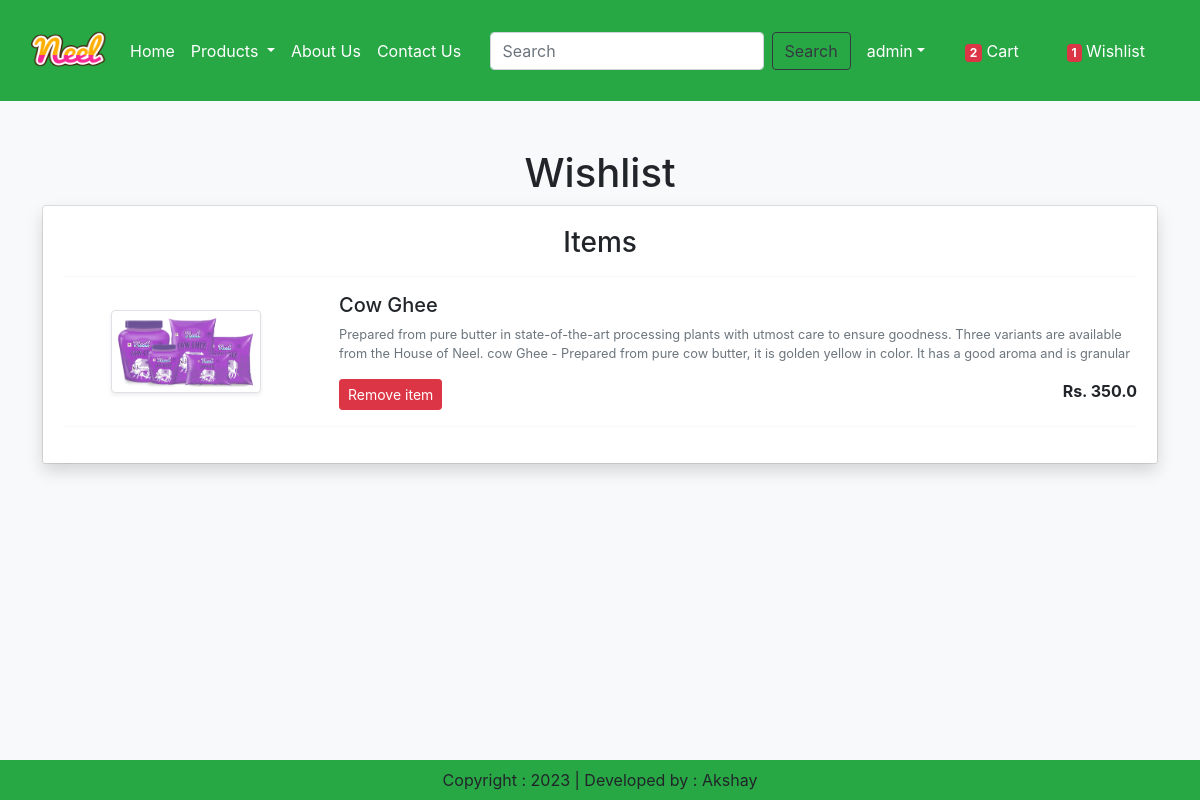
The page /wishlist/ (signed in) on the database its author committed.
### app/models.py (models this page shows, shortened)
class Wishlist(models.Model):
    user = models.ForeignKey(User,on_delete=models.CASCADE)
    product = models.ForeignKey(Product,on_delete=models.CASCADE)

class Product(models.Model):
    title = models.CharField(max_length=100)
    selling_price = models.FloatField()
    discount_price = models.FloatField()
    description = models.TextField()
    composition = models.TextField(default='')
    prodapp = models.TextField(default='')
    category = models.CharField(choices=CATEGORY_CHOICES, max_length=2)
    product_image = models.ImageField(upload_to='product')

### app/views.py (the view)
# urls.py: path('wishlist/', views.show_wishlist, name='wishlist'),
def show_wishlist(request):
    user = request.user
    wishlist = Wishlist.objects.filter(user=user)
    totalitem = 0
    wishitem = 0
    if request.user.is_authenticated:
        totalitem = len(Cart.objects.filter(user=request.user))
        wishitem = len(Wishlist.objects.filter(user=request.user))
    return render(request, 'app/add_to_wishlist.html',locals())

### app/templates/app/add_to_wishlist.html (shortened to what this page needs)
{% extends 'app/base.html' %}
{% load static %}
{% block main-content %}
<div class="container my-5">
    <div class="row">
        {% if wishlist %}
        <h1 class="text-center mb-8">Wishlist</h1>
        <div class="">
            <div class="card">
                <div class="card-body shadow">
                    <h3 class='text-center'>Items</h3>
                    <hr>
                    {% for item in wishlist %}
                    <div class="row">
                        <div class="col-sm-3 text-center align-self-center"><img src="{{item.product.product_image.url}}" alt="" class="img-fluid img-thumbnail shadow-sm" height="150" width="150">
                        </div>
                        <div class="col-sm-9">
                            <div>
                                <h5>{{item.product.title}}</h5>
                                <p class="mb=2 text-muted small">{{item.product.description}}</p>
                                <div class="d-flex justify-content-between">
                                    <a href="#" class="minus-wishlist btn btn-sm btn-danger mr-3" pid={{item.product.id}}>Remove item</a>
                                    <p class="mb-0"><span><strong>Rs. {{item.product.discount_price}}</strong></span></p>
                                </div>
                            </div>
                        </div>
                    </div>
                    <hr class="text-muted">
                    {% endfor %}
                </div>
            </div>
        </div>
        {% else %}
            <h1 clss="text-center mb-5">No Wishlist</h1>
        {% endif %}
    </div>
</div>
{% endblock main-content %}

### app/templates/app/base.html (shortened to what this page needs)
<!DOCTYPE html>
{% load static %}
<html>
    <head>
        <link rel="stylesheet" href="{% static 'app/css/owl.carousel.min.css' %}"/>
        <link rel="stylesheet" href="{% static 'app/css/all.min.css' %}"/>
        <link rel="stylesheet" href="{% static 'app/css/style.css' %}"/>
        <link href="https://cdn.jsdelivr.net/npm/bootstrap@5.3.0-alpha1/dist/css/bootstrap.min.css" rel="stylesheet"/>
        <link rel="stylesheet" href="https://stackpath.bootstrapcdn.com/bootstrap/4.1.3/css/bootstrap.min.css">
    </head>
    <body class="bg bg-light">
        <nav class="navbar navbar-expand-lg navbar-dark bg-success">
            <div class="container-fluid">
              <a class="navbar-brand " href="#">
              <img src="{% static 'app/images/product/Neel.png' %}" width='75' height='75' />
              </a>
              <div class="collapse navbar-collapse" id="navbarSupportedContent">
                <ul class="navbar-nav me-auto mb-2 mb-lg-0">
                {% if request.user.is_authenticated %}
                    <li class="nav-item">
                      <a class="nav-link active" aria-current="page" href="{% url 'home' %}">Home</a>
                    </li>
                    <li class="nav-item dropdown">
                      <a class="nav-link dropdown-toggle text-white" href="#" role="button" data-bs-toggle="dropdown" aria-expanded="false">
                        Products
                      </a>
                    </li>
                    <li class="nav-item">
                      <a class="nav-link text-white" href="{% url 'about'%}">About Us</a>
                    </li>
                    <li class="nav-item">
                      <a class="nav-link text-white" href="{% url 'contact'%}">Contact Us</a>
                    </li>
                  </ul>
                    <form class="d-flex" role="search" action="/search">
                      <input class="form-control me-2" type="search" placeholder="Search" aria-label="Search" name="search">
                      <button class="btn btn-outline-dark" type="submit">Search</button>
                    </form>
                  <div class="text-end">
                    <ul class="navbar-nav me-auto mb-2 mb-lg-0 ">
                        <li class="nav-item dropdown mx-2">
                          <a class="nav-link dropdown-toggle text-white" href="#" role="button" data-bs-toggle="dropdown" aria-expanded="false">{{request.user}}</a>
                        </li>
                        <li class="nav-item mx-3">
                            <a href="{% url 'showcart' %}" class="nav-link text-white"><span class="badge bg-danger">{% if totalitem > 0%} {{totalitem}} {% endif %}</span> Cart</a>
                        </li>
                        <li class="nav-item mx-3">
                            <a href="{% url 'wishlist' %}" class="nav-link text-white"><span class="badge bg-danger">{% if wishitem > 0 %} {{wishitem}} {% endif %}</span> Wishlist</a>
                        </li>
                      {% endif %}
                    </ul>
                  </div>
              </div>
            </div>
        </nav>
          {% block main-content %}{% endblock main-content %}
          <footer class="container-fluid bg-success text-center p-2 mt-5 fixed-bottom">
            Copyright : 2023   |   Developed by : Akshay
          </footer>
    </body>
</html>

### rows shown on the page
Wishlist: product.product_image (picture), product "Cow Ghee", product.description "Prepared from pure butter in state-of-the-art processing plants with utmost care to ensure goodness. Three variants are available from the House of Neel. cow Ghee - Prepared from pure cow butter, it is golden yellow in color. It has a good aroma and is granular", product.discount_price "350.0"

### other values the page prints
{{ request.user }} "admin"
{{ totalitem }} "2"
{{ wishitem }} "1"
